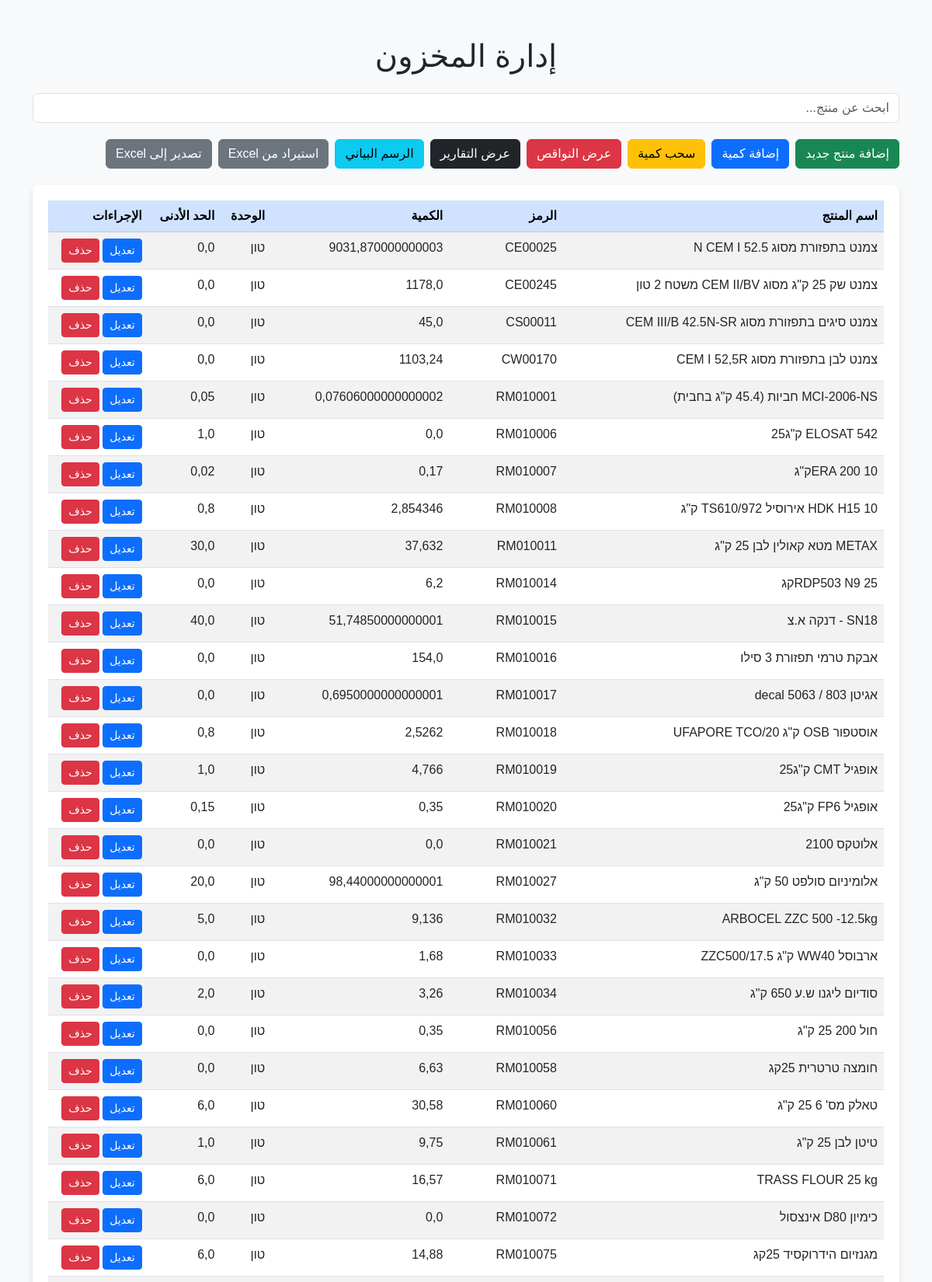
The page /myapp/products/ (upper part) on the database its author committed.
### myapp/models.py (models this page shows, shortened)
class Product(models.Model):
    product_name = models.CharField(max_length=255)
    product_code = models.CharField(max_length=50, unique=True)
    quantity = models.FloatField(default=0)
    unit = models.CharField(max_length=50)
    min_stock = models.FloatField()

### myapp/views.py (the view)
# urls.py: path('products/', ProductListView.as_view(), name='product_list'),
class ProductListView(ListView):
    model = Product
    template_name = 'myapp/product_list.html'
    context_object_name = 'products'
    def get_context_data(self, **kwargs):
        context = super().get_context_data(**kwargs)
        low_stock_threshold = 10  # يمكنك تعديل هذا الرقم
        low_stock_products = Product.objects.filter(quantity__lt=F('min_stock'))
        context['low_stock_products'] = low_stock_products
        return context

### myapp/templates/myapp/product_list.html (shortened to what this page needs)
<!DOCTYPE html>
<html lang="ar">
<head>
    <link href="https://cdn.jsdelivr.net/npm/bootstrap@5.3.0/dist/css/bootstrap.min.css" rel="stylesheet">
</head>
<body>
<div class="container my-5">
    <h1 class="text-center mb-4">إدارة المخزون</h1>
    <div class="mb-3 search-box">
        <input type="text" id="searchInput" class="form-control" placeholder="ابحث عن منتج...">
    </div>
    <div class="d-flex justify-content-start gap-2 mb-3">
        <a href="{% url 'add_product' %}" class="btn btn-success btn-action">إضافة منتج جديد</a>
        <a href="{% url 'add_quantity' %}" class="btn btn-primary btn-action">إضافة كمية</a>
        <a href="{% url 'withdraw_quantity' %}" class="btn btn-warning btn-action">سحب كمية</a>
        <a href="{% url 'low_stock_products' %}" class="btn btn-danger btn-action">عرض النواقص</a>
        <a href="{% url 'show_reports' %}" class="btn btn-dark btn-action">عرض التقارير</a>
        <a href="{% url 'graph' %}" class="btn btn-info btn-action">الرسم البياني</a>
        <a href="{% url 'import_excel' %}" class="btn btn-secondary btn-action">استيراد من Excel</a>
        <a href="{% url 'export_excel' %}" class="btn btn-secondary btn-action">تصدير إلى Excel</a>
    </div>
    <div class="table-container">
        {% if products %}
            <table class="table table-striped table-hover">
                <thead class="table-primary">
                    <tr>
                        <th>اسم المنتج</th>
                        <th>الرمز</th>
                        <th>الكمية</th>
                        <th>الوحدة</th>
                        <th>الحد الأدنى</th>
                        <th>الإجراءات</th>
                    </tr>
                </thead>
                <tbody id="productTable">
                    {% for product in products %}
                        <tr>
                            <td>{{ product.product_name }}</td>
                            <td>{{ product.product_code }}</td>
                            <td>{{ product.quantity }}</td>
                            <td>{{ product.unit }}</td>
                            <td>{{ product.min_stock }}</td>
                            <td>
                                <a href="{% url 'edit_product' product.id %}" class="btn btn-sm btn-primary">تعديل</a>
                                <a href="{% url 'delete_product' product.id %}" class="btn btn-sm btn-danger" onclick="return confirm('هل أنت متأكد من الحذف؟');">حذف</a>
                            </td>
                        </tr>
                    {% endfor %}
                </tbody>
            </table>
        {% else %}
            <p class="no-products">لا يوجد منتجات في المخزون حاليًا.</p>
        {% endif %}
    </div>
</div>
</body>
</html>

### myapp/templates/myapp/product_list.html (style rules this page uses)
body { font-family: 'Tajawal', sans-serif; direction: rtl; background-color: #f8f9fa; }
.table-container { background: #fff; padding: 20px; border-radius: 8px; box-shadow: 0 4px 8px rgba(0, 0, 0, 0.1); }
.btn-action { margin: 5px 0; }
.search-box { margin-bottom: 20px; }

### rows shown on the page
Product: product_name "צמנט בתפזורת מסוג 52.5 N CEM I", product_code "CE00025", quantity "9031,870000000003", unit "טון", min_stock "0,0"
Product: product_name "צמנט שק 25 ק\"ג מסוג CEM II/BV משטח 2 טון", product_code "CE00245", quantity "1178,0", unit "טון", min_stock "0,0"
Product: product_name "צמנט סיגים בתפזורת מסוג CEM III/B 42.5N-SR", product_code "CS00011", quantity "45,0", unit "טון", min_stock "0,0"
Product: product_name "צמנט לבן בתפזורת מסוג CEM I 52,5R", product_code "CW00170", quantity "1103,24", unit "טון", min_stock "0,0"
Product: product_name "MCI-2006-NS חביות (45.4 ק\"ג בחבית)", product_code "RM010001", quantity "0,07606000000000002", unit "טון", min_stock "0,05"
Product: product_name "ELOSAT 542 ק\"ג25", product_code "RM010006", quantity "0,0", unit "טון", min_stock "1,0"
Product: product_name "ERA 200 10ק\"ג", product_code "RM010007", quantity "0,17", unit "טון", min_stock "0,02"
Product: product_name "HDK H15 10 אירוסיל 972/TS610 ק\"ג", product_code "RM010008", quantity "2,854346", unit "טון", min_stock "0,8"
Product: product_name "METAX מטא קאולין לבן 25 ק\"ג", product_code "RM010011", quantity "37,632", unit "טון", min_stock "30,0"
Product: product_name "RDP503 N9 25קג", product_code "RM010014", quantity "6,2", unit "טון", min_stock "0,0"
Product: product_name "SN18 - דנקה א.צ", product_code "RM010015", quantity "51,74850000000001", unit "טון", min_stock "40,0"
Product: product_name "אבקת טרמי תפזורת 3 סילו", product_code "RM010016", quantity "154,0", unit "טון", min_stock "0,0"
Product: product_name "אגיטן 803 / decal 5063", product_code "RM010017", quantity "0,6950000000000001", unit "טון", min_stock "0,0"
Product: product_name "אוסטפור OSB ק\"ג 20/UFAPORE TCO", product_code "RM010018", quantity "2,5262", unit "טון", min_stock "0,8"
Product: product_name "אופגיל CMT ק\"ג25", product_code "RM010019", quantity "4,766", unit "טון", min_stock "1,0"
Product: product_name "אופגיל FP6 ק\"ג25", product_code "RM010020", quantity "0,35", unit "טון", min_stock "0,15"
Product: product_name "אלוטקס 2100", product_code "RM010021", quantity "0,0", unit "טון", min_stock "0,0"
Product: product_name "אלומיניום סולפט 50 ק\"ג", product_code "RM010027", quantity "98,44000000000001", unit "טון", min_stock "20,0"
Product: product_name "ARBOCEL ZZC 500 -12.5kg", product_code "RM010032", quantity "9,136", unit "טון", min_stock "5,0"
Product: product_name "ארבוסל WW40 ק\"ג 17.5/ZZC500", product_code "RM010033", quantity "1,68", unit "טון", min_stock "0,0"
Product: product_name "סודיום ליגנו ש.ע 650 ק\"ג", product_code "RM010034", quantity "3,26", unit "טון", min_stock "2,0"
Product: product_name "חול 200 25 ק\"ג", product_code "RM010056", quantity "0,35", unit "טון", min_stock "0,0"
Product: product_name "חומצה טרטרית 25קג", product_code "RM010058", quantity "6,63", unit "טון", min_stock "0,0"
Product: product_name "טאלק מס' 6 25 ק\"ג", product_code "RM010060", quantity "30,58", unit "טון", min_stock "6,0"
Product: product_name "טיטן לבן 25 ק\"ג", product_code "RM010061", quantity "9,75", unit "טון", min_stock "1,0"
Product: product_name "TRASS FLOUR 25 kg", product_code "RM010071", quantity "16,57", unit "טון", min_stock "6,0"
Product: product_name "כימיון D80 אינצסול", product_code "RM010072", quantity "0,0", unit "טון", min_stock "0,0"
Product: product_name "מגנזיום הידרוקסיד 25קג", product_code "RM010075", quantity "14,88", unit "טון", min_stock "6,0"
